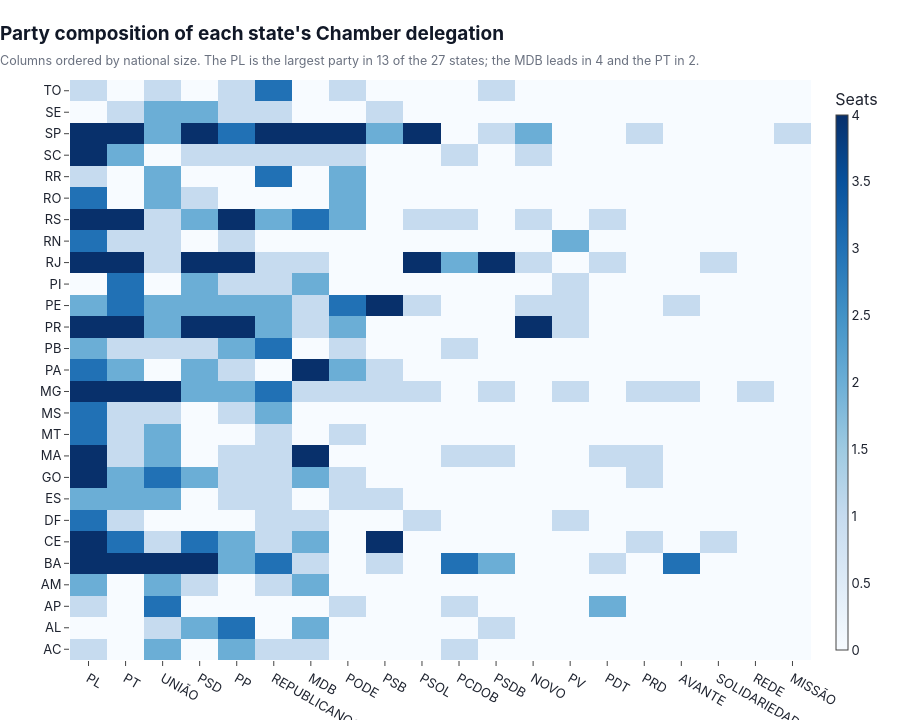

Notebook source saved alongside this figure:
### Code cell
piv = ch_win.pivot_table(index="SG_UF", columns="SG_PARTIDO", values="SQ_CANDIDATO", aggfunc="count").fillna(0)
piv = piv.reindex(elib.UF_ORDER).fillna(0)
piv = piv[piv.sum().sort_values(ascending=False).index]

fig = go.Figure(go.Heatmap(
    z=piv.values, x=piv.columns, y=piv.index, colorscale="Blues", zmin=0, zmax=4,
    colorbar=dict(title="Seats", thickness=12),
    hovertemplate="<b>%{y}</b><br>%{x}: %{z:.0f} seats<extra></extra>"))
elib.finish(fig, "Party composition of each state's Chamber delegation",
            "Columns ordered by national size. The PL is the largest party in 13 of the 27 states; the MDB leads in 4 and the PT in 2.", height=720)
fig.show()

### Figure 1 — Plotly figure (JSON) as saved in the notebook; plotly's stock layout.template omitted (floating-point values rounded to 4 significant figures; data arrays with more than 128 entries replaced by an {"elided": "..."} marker saying what was removed)
{"data": [{"colorbar": {"thickness": 12, "title": {"text": "Seats"}}, "colorscale": [[0.0, "rgb(247,251,255)"], [0.125, "rgb(222,235,247)"], [0.25, "rgb(198,219,239)"], [0.375, "rgb(158,202,225)"], [0.5, "rgb(107,174,214)"], [0.625, "rgb(66,146,198)"], [0.75, "rgb(33,113,181)"], [0.875, "rgb(8,81,156)"], [1.0, "rgb(8,48,107)"]], "hovertemplate": "<b>%{y}</b><br>%{x}: %{z:.0f} seats<extra></extra>", "x": ["PL", "PT", "UNIÃO", "PSD", "PP", "REPUBLICANOS", "MDB", "PODE", "PSB", "PSOL", "PCDOB", "PSDB", "NOVO", "PV", "PDT", "PRD", "AVANTE", "SOLIDARIEDADE", "REDE", "MISSÃO"], "y": ["AC", "AL", "AP", "AM", "BA", "CE", "DF", "ES", "GO", "MA", "MT", "MS", "MG", "PA", "PB", "PR", "PE", "PI", "RJ", "RN", "RS", "RO", "RR", "SC", "SP", "SE", "TO"], "z": {"elided": "27x20 float values"}, "zmax": 4, "zmin": 0, "type": "heatmap"}], "layout": {"title": {"text": "<b>Party composition of each state's Chamber delegation</b><br><span style='font-size:12.5px;color:#6b7280'>Columns ordered by national size. The PL is the largest party in 13 of the 27 states; the MDB leads in 4 and the PT in 2.</span>", "x": 0.0, "xanchor": "left"}, "height": 720}}
